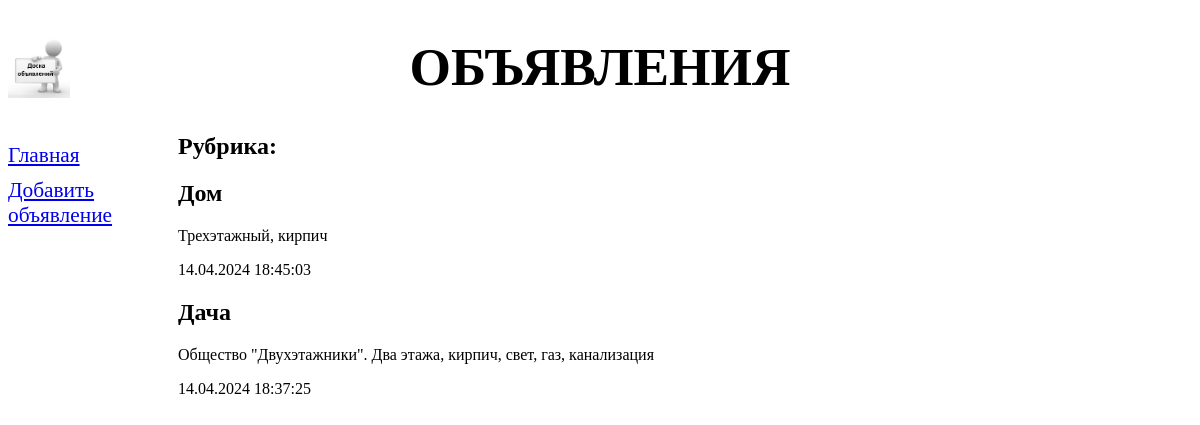
Page /bboard/ on the earlier database version.
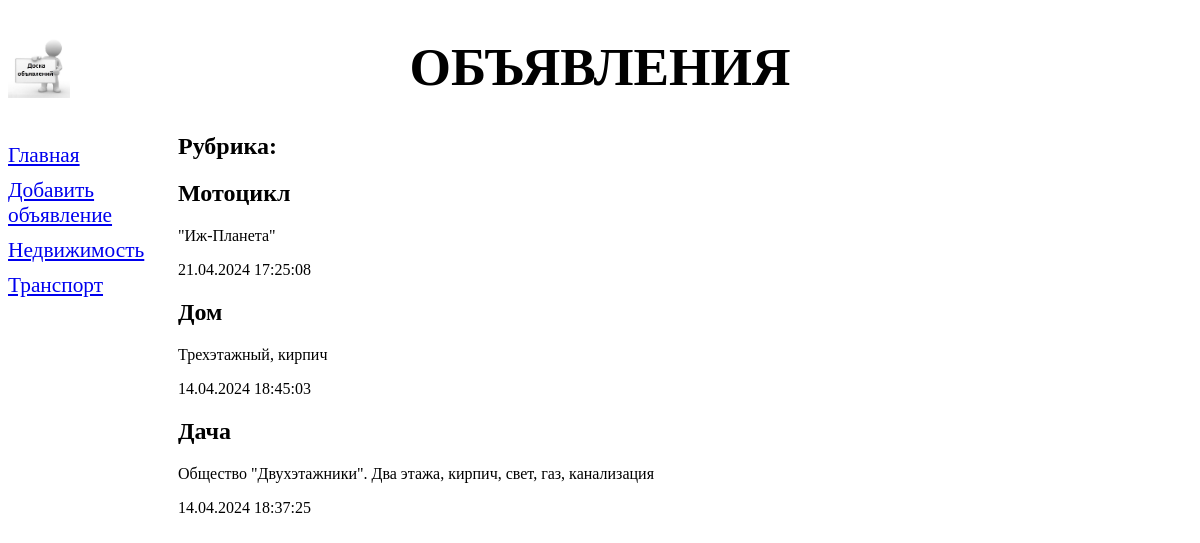
Same page on the later database version.
### bboard/models.py (models this page shows, shortened)
class Bb(models.Model):
    title = models.CharField(max_length=50, verbose_name='Название товара')
    content = models.TextField(verbose_name='Описание товара')
    price = models.FloatField(verbose_name='Цена товара')
    published = models.DateTimeField(auto_now_add=True, db_index=True, verbose_name='Опубликовано')
    rubric = models.ForeignKey('Rubric', null=True, on_delete=models.PROTECT, verbose_name='Рубрика')
    class Meta:
        verbose_name_plural = 'Объявления'
        verbose_name = 'Объявление'
        ordering = ['-published']

class Rubric(models.Model):
    name = models.CharField(max_length=20, db_index=True, verbose_name='Название рубрики')
    class Meta:
        verbose_name_plural = 'Рубрики'
        verbose_name = 'Рубрика'
        ordering = ['name']

### bboard/views.py (the view)
# urls.py: path('', index, name='index'),
def index(request):
    bbs = Bb.objects.all()
    rubrics = Rubric.objects.all()
    context = {'bbs': bbs, 'rubrics': rubrics}
    return render(request, 'bboard/index.html', context)

### bboard/templates/bboard/index.html (shortened to what this page needs)
{% extends "bboard/layout/basic.html" %}
{% block content %}
<h2>Рубрика: {{ current_rubric.name }}</h2>
{% for bb in bbs %}
<div>
    <h2>{{ bb.title }}</h2>
    <p>{{ bb.content }}</p>
    <p>{{ bb.published|date:"d.m.Y H:i:s" }}</p>
</div>
{% endfor %}
{% endblock %}

### bboard/templates/bboard/layout/basic.html (shortened to what this page needs)
{% load static %}
<!DOCTYPE html>
<html lang="en">
<head>
    <link rel="stylesheet" type="text/css" href="{% static 'bboard/style.css' %}">
</head>
<body>
<header>
    <h1>Объявления</h1>
</header>
<nav>
    <a href="{% url 'index' %}">Главная</a>
    <a href="{% url 'add' %}">Добавить объявление</a>
    {% for rubric in rubrics %}
        <a href="{% url 'rubric_bbs' rubric.pk %}">{{ rubric.name }}</a>
    {% endfor %}
</nav>
<main>
    {% block content %}
    {% endblock %}
</main>
</body>
</html>

### bboard/static/bboard/style.css (style rules this page uses)
header h1 { font-size: 40pt; text-transform: uppercase; text-align: center; background: url("bg.jpg") left / auto 100% no-repeat; }
nav { font-size: 16pt; width: 150px; float: left; }
nav a { display: block; margin: 10px 0px; }
main { margin-left: 170px; }

Differences in the rows shown:
added Rubric: name "Недвижимость"
added Rubric: name "Транспорт"
added Bb: title "Мотоцикл", content "\"Иж-Планета\"", published "21.04.2024 17:25:08"
